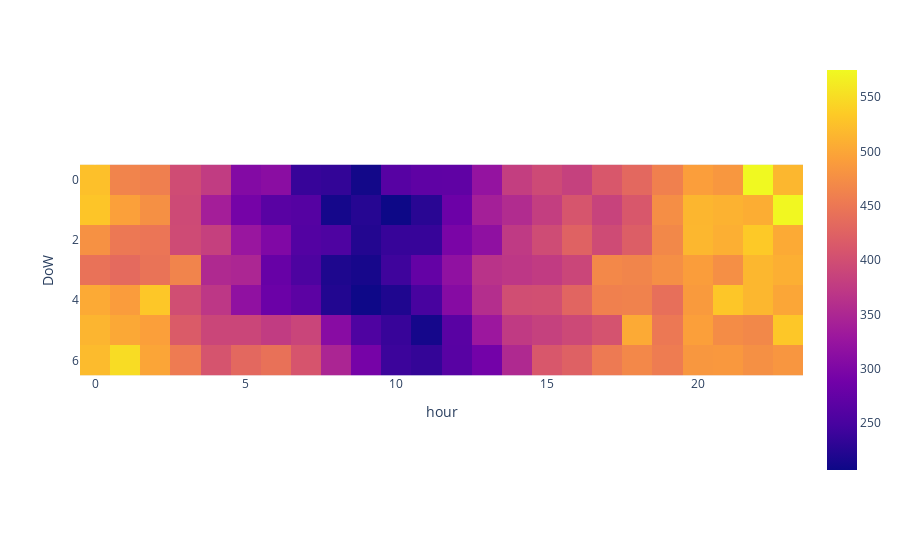

Notebook code cell kept with this figure:
### Code cell
##create heatmap of # of incidents by day of week vs hour of day
dow_hour_counts = fire_inc.groupby(
    by=['DoW', 'hour'])['injury_or_fatality'].count().reset_index()
dow_hour_counts = dow_hour_counts.pivot(
    index='DoW', columns='hour', values='injury_or_fatality')
px.imshow(dow_hour_counts)

### Figure 1 — Plotly figure (JSON) as saved in the notebook; plotly's stock layout.template omitted (floating-point values rounded to 4 significant figures; data arrays with more than 128 entries replaced by an {"elided": "..."} marker saying what was removed)
{"data": [{"coloraxis": "coloraxis", "hovertemplate": "hour: %{x}<br>DoW: %{y}<br>color: %{z}<extra></extra>", "name": "0", "type": "heatmap", "x": [0, 1, 2, 3, 4, 5, 6, 7, 8, 9, 10, 11, 12, 13, 14, 15, 16, 17, 18, 19, 20, 21, 22, 23], "xaxis": "x", "y": [0, 1, 2, 3, 4, 5, 6], "yaxis": "y", "z": {"elided": "7x24 int values"}}], "layout": {"coloraxis": {"colorscale": [[0, "#0d0887"], [0.1111, "#46039f"], [0.2222, "#7201a8"], [0.3333, "#9c179e"], [0.4444, "#bd3786"], [0.5556, "#d8576b"], [0.6667, "#ed7953"], [0.7778, "#fb9f3a"], [0.8889, "#fdca26"], [1, "#f0f921"]]}, "margin": {"t": 60}, "xaxis": {"anchor": "y", "constrain": "domain", "domain": [0, 1], "scaleanchor": "y", "title": {"text": "hour"}}, "yaxis": {"anchor": "x", "autorange": "reversed", "constrain": "domain", "domain": [0, 1], "title": {"text": "DoW"}}}}
